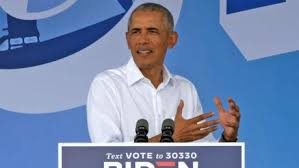
#> input picture images/Barack Obama/[www.google.com][10211].jpg, 299 x 168 px; its folder holds only this picture in this run
$ jupyter execute --allow-errors 1-datasetcreation.ipynb
#> lines starting #> are read from the running program, lines starting #| are printed output that depends on the picture
[cell 1]
import os

data_path = "images"
labels = os.listdir(data_path)
labels

[cell 2]
categories = [i for i in range(len(labels))]
category_dict = dict(zip(labels,categories))
category_dict

[cell 3]
# after assigning categories we move to process the image

import cv2

data= []
target = []

# loading haarcascade classifier
face_classifier = cv2.CascadeClassifier('haarcascade_frontalface_default.xml')

[cell 4]
for label in labels:
    imgs_path = os.path.join(data_path,label)
    img_names = os.listdir(imgs_path)             # img_names consist of image names for each folders(labels)

    for img_name in img_names:
        img_path = os.path.join(imgs_path,img_name)  # path for each image
        img = cv2.imread(img_path)
#> img is the input picture: shape (168, 299, 3); mean B, G, R 173.6, 135.3, 114.5

        # [5 lines of commented-out code are left out]
        gray = cv2.cvtColor(img,cv2.COLOR_BGR2GRAY)
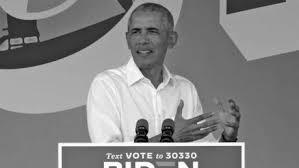
#> gray: shape (168, 299); min 0, max 255, mean 133.5
# [5 lines of commented-out code are left out]
        faces = face_classifier.detectMultiScale(gray)
#> faces = [[118, 11, 52, 52]]
        for (x,y,w,h) in faces:
# [6 lines of commented-out code are left out]
            cropped_face = gray[y:y+h,x:x+w]

        # now we resize all img to commmon dimesnsion
            cropped_face = cv2.resize(cropped_face,(100,100))
            cv2.imshow('LIVE',cropped_face)
            key = cv2.waitKey(500)
            if key == 27:
                 break
            ip = int(input('Valid Image? [Yes:1, No:0]'))
            if ip == 1:
                data.append(cropped_face)
                target.append(category_dict[label])
            else:
                continue
#> this loop made 1 pass; (key Esc is pressed on pass 1)
#> pass 1, `cropped_face = gray[y:y+h,x:x+w]`:
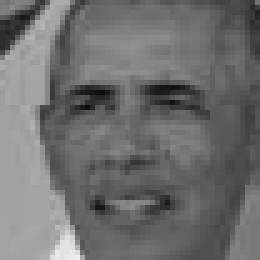
#> cropped_face: shape (52, 52) (shown 5 times larger); min 13, max 239, mean 110.6
#> after the loop, data = []; target = []
#> pass 2 of the loop `for label in labels:`:
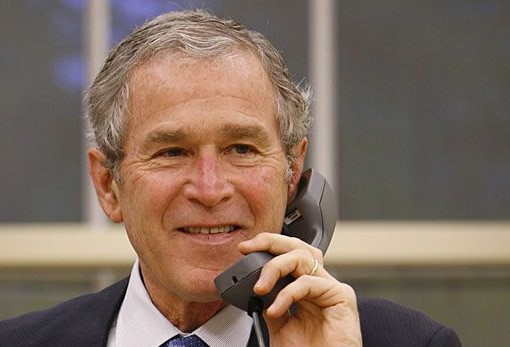
#> input picture images/George W Bush/[www.google.com][101]usa_-3.jpg, 510 x 347 px
#> img is the input picture: shape (347, 510, 3); mean B, G, R 95.2, 108.4, 128.3
#> `gray = cv2.cvtColor(img,cv2.COLOR_BGR2GRAY)`:
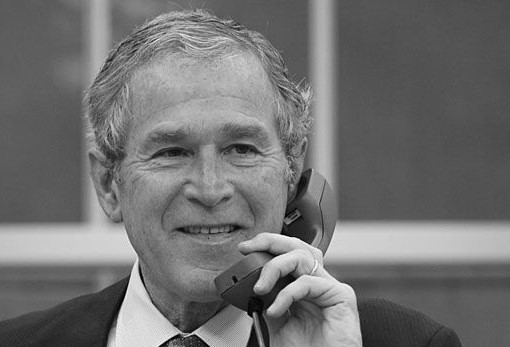
#> gray: shape (347, 510); min 1, max 250, mean 112.8
#> `faces = face_classifier.detectMultiScale(gray)`: faces = [[106, 71, 203, 203]]
#> the loop `for (x,y,w,h) in faces: #             cv2.rectangle(img,(x,y),(x+w,y+h..` made 1 pass; (key Enter is pressed on pass 1)
#> after the loop `for (x,y,w,h) in faces:`: data = 1 item; target = [1]

[cell 5]
# get image path
for label in labels:
    imgs_path = os.path.join(data_path,label)
    img_names = os.listdir(imgs_path)             # img_names consist of image names for each folders(labels)

    for img_name in img_names:
        img_path = os.path.join(imgs_path,img_name)  # path for each image
        img = cv2.imread(img_path)

# [7 lines of commented-out code are left out]

        gray = cv2.cvtColor(img,cv2.COLOR_BGR2GRAY)

# [7 lines of commented-out code are left out]

        faces = face_classifier.detectMultiScale(gray)
#> faces = [[118, 11, 52, 52]]


        for (x,y,w,h) in faces:

            # [10 lines of commented-out code are left out]
            cropped_face = gray[y:y+h,x:x+w]

            # now we resize all img to commmon dimesnsion
            cropped_face = cv2.resize(cropped_face,(50,50))

            # we can ask now the user to classify if the cropped imag should be taken as dataset or not and based on that
            # append the img to data list and label to target list
            data.append(cropped_face)
            target.append(category_dict[label])
#> this loop made 1 pass
#> pass 1, `cropped_face = cv2.resize(cropped_face,(50,50))`:
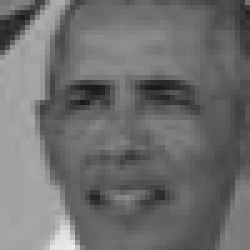
#> cropped_face: shape (50, 50) (shown 5 times larger); min 25, max 237, mean 110.5
#> after the loop, data = 2 items; target = [1, 0]
#> pass 2 of the loop `for label in labels:`:
#> `faces = face_classifier.detectMultiScale(gray)`: faces = [[106, 71, 203, 203]]
#> the loop `for (x,y,w,h) in faces:  # sometimes it detects other objcts as faces,..` made 1 pass
#> pass 1, `cropped_face = cv2.resize(cropped_face,(50,50))`:
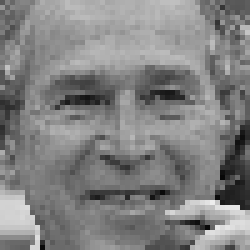
#> cropped_face: shape (50, 50) (shown 5 times larger); min 8, max 237, mean 130
#> after the loop `for (x,y,w,h) in faces:`: data = 3 items; target = [1, 0, 1]
